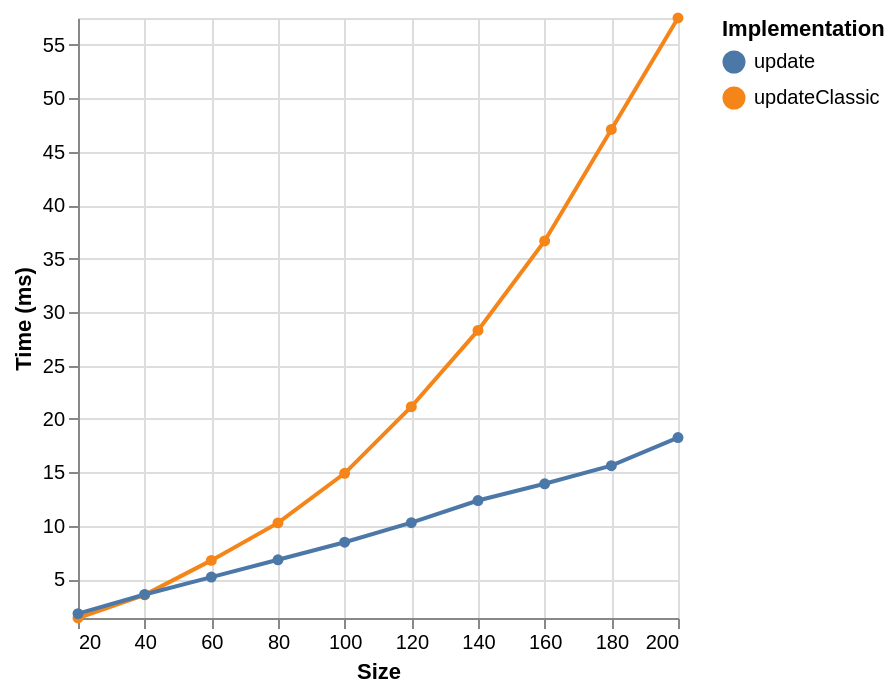

Source (Vega-Lite JSON):
### Vega specification from a JSON file in a GitHub repository (floating-point values rounded to 4 significant figures)
{"$schema": "https://vega.github.io/schema/vega/v6.json", "background": "white", "padding": 5, "width": 300, "height": 300, "style": "cell", "data": [{"name": "source_0", "values": [{"ms": 1.38, "series": "updateClassic", "size": 20}, {"ms": 3.55, "series": "updateClassic", "size": 40}, {"ms": 6.77, "series": "updateClassic", "size": 60}, {"ms": 10.28, "series": "updateClassic", "size": 80}, {"ms": 14.92, "series": "updateClassic", "size": 100}, {"ms": 21.15, "series": "updateClassic", "size": 120}, {"ms": 28.29, "series": "updateClassic", "size": 140}, {"ms": 36.66, "series": "updateClassic", "size": 160}, {"ms": 47.09, "series": "updateClassic", "size": 180}, {"ms": 57.52, "series": "updateClassic", "size": 200}, {"ms": 1.79, "series": "update", "size": 20}, {"ms": 3.58, "series": "update", "size": 40}, {"ms": 5.21, "series": "update", "size": 60}, {"ms": 6.83, "series": "update", "size": 80}, {"ms": 8.47, "series": "update", "size": 100}, {"ms": 10.3, "series": "update", "size": 120}, {"ms": 12.37, "series": "update", "size": 140}, {"ms": 13.94, "series": "update", "size": 160}, {"ms": 15.63, "series": "update", "size": 180}, {"ms": 18.26, "series": "update", "size": 200}]}, {"name": "data_0", "source": "source_0", "transform": [{"type": "formula", "expr": "toNumber(datum[\"size\"])", "as": "size"}]}, {"name": "data_1", "source": "data_0", "transform": [{"type": "filter", "expr": "isValid(datum[\"size\"]) && isFinite(+datum[\"size\"]) && isValid(datum[\"ms\"]) && isFinite(+datum[\"ms\"])"}]}], "marks": [{"name": "layer_0_pathgroup", "type": "group", "from": {"facet": {"name": "faceted_path_layer_0_main", "data": "data_0", "groupby": ["series"]}}, "encode": {"update": {"width": {"field": {"group": "width"}}, "height": {"field": {"group": "height"}}}}, "marks": [{"name": "layer_0_marks", "type": "line", "style": ["line"], "sort": {"field": "x"}, "from": {"data": "faceted_path_layer_0_main"}, "encode": {"update": {"stroke": {"scale": "color", "field": "series"}, "description": {"signal": "\"Size: \" + (format(datum[\"size\"], \"\")) + \"; Time (ms): \" + (format(datum[\"ms\"], \"\")) + \"; series: \" + (isValid(datum[\"series\"]) ? isArray(datum[\"series\"]) ? join(datum[\"series\"], ' ') : datum[\"series\"] : \"\"+datum[\"series\"])"}, "x": {"scale": "x", "field": "size"}, "y": {"scale": "y", "field": "ms"}, "defined": {"signal": "isValid(datum[\"size\"]) && isFinite(+datum[\"size\"]) && isValid(datum[\"ms\"]) && isFinite(+datum[\"ms\"])"}}}}]}, {"name": "layer_1_marks", "type": "symbol", "style": ["point"], "from": {"data": "data_1"}, "encode": {"update": {"opacity": {"value": 1}, "fill": {"scale": "color", "field": "series"}, "ariaRoleDescription": {"value": "point"}, "description": {"signal": "\"Size: \" + (format(datum[\"size\"], \"\")) + \"; Time (ms): \" + (format(datum[\"ms\"], \"\")) + \"; series: \" + (isValid(datum[\"series\"]) ? isArray(datum[\"series\"]) ? join(datum[\"series\"], ' ') : datum[\"series\"] : \"\"+datum[\"series\"])"}, "x": {"scale": "x", "field": "size"}, "y": {"scale": "y", "field": "ms"}}}}], "scales": [{"name": "x", "type": "linear", "domain": [20, 200], "range": [0, {"signal": "width"}], "zero": false}, {"name": "y", "type": "linear", "domain": [1.38, 57.52], "range": [{"signal": "height"}, 0], "zero": false}, {"name": "color", "type": "ordinal", "domain": {"fields": [{"data": "data_0", "field": "series"}, {"data": "data_1", "field": "series"}], "sort": true}, "range": "category"}], "axes": [{"scale": "x", "orient": "bottom", "gridScale": "y", "grid": true, "tickCount": {"signal": "ceil(width/40)"}, "domain": false, "labels": false, "aria": false, "maxExtent": 0, "minExtent": 0, "ticks": false, "zindex": 0}, {"scale": "y", "orient": "left", "gridScale": "x", "grid": true, "tickCount": {"signal": "ceil(height/40)"}, "domain": false, "labels": false, "aria": false, "maxExtent": 0, "minExtent": 0, "ticks": false, "zindex": 0}, {"scale": "x", "orient": "bottom", "grid": false, "title": "Size", "labelFlush": true, "labelOverlap": true, "tickCount": {"signal": "ceil(width/40)"}, "zindex": 0}, {"scale": "y", "orient": "left", "grid": false, "title": "Time (ms)", "labelOverlap": true, "tickCount": {"signal": "ceil(height/40)"}, "zindex": 0}], "legends": [{"orient": "right", "symbolLimit": 30, "title": "Implementation", "stroke": "color", "symbolType": "circle", "fill": "color", "encode": {"symbols": {"update": {"opacity": {"value": 1}}}}}]}
